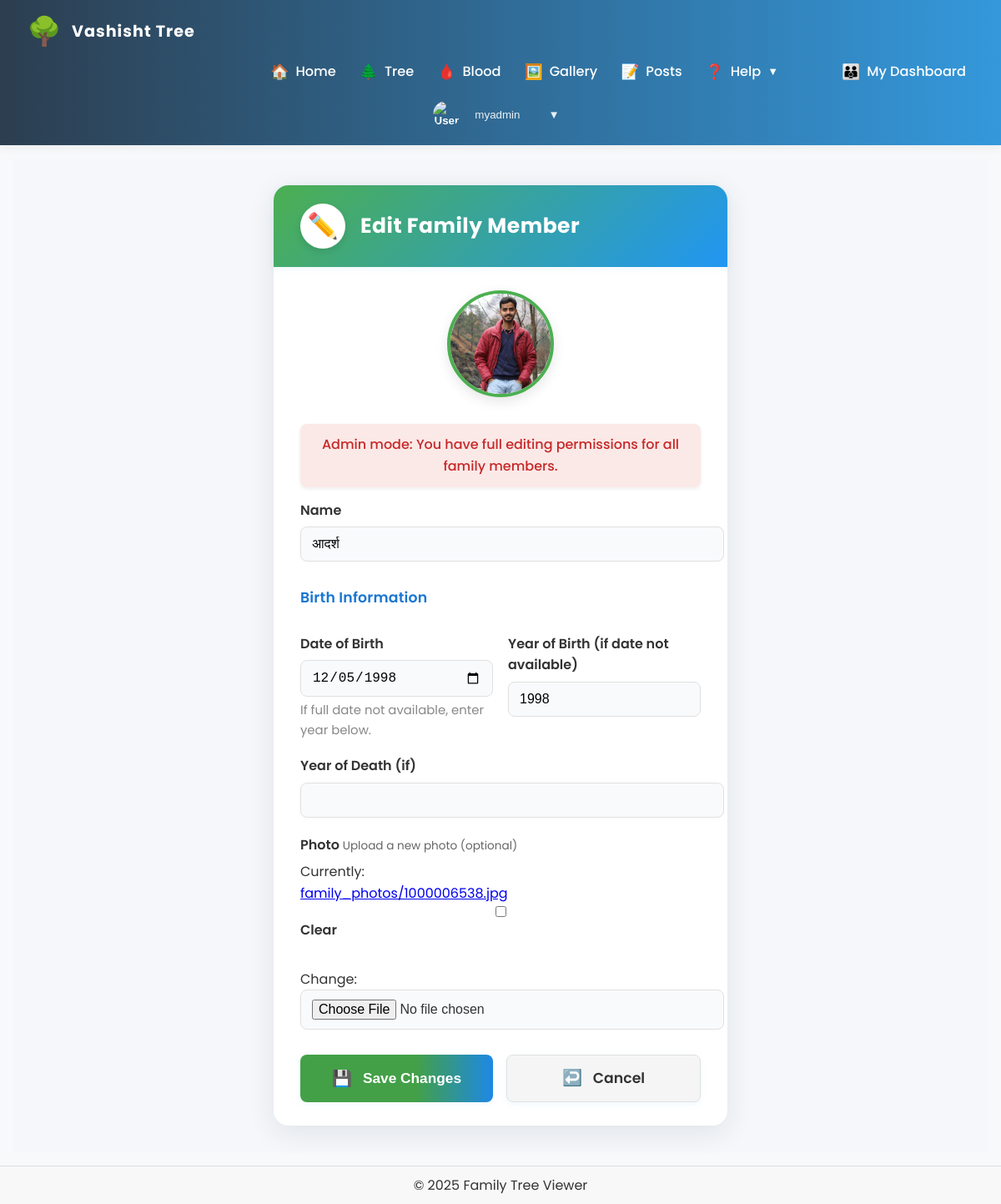
Page /edit-member/148/ (signed in) on the committed database.
### treeapp/models.py (models this page shows, shortened)
class UserProfile(models.Model):
    BLOOD_GROUP_CHOICES = [
        ('A+', 'A+'),
        ('A-', 'A-'),
        ('B+', 'B+'),
        ('B-', 'B-'),
        ('AB+', 'AB+'),
        ('AB-', 'AB-'),
        ('O+', 'O+'),
        ('O-', 'O-'),
    ]
    GENDER_CHOICES = [
        ('M', 'Male'),
        ('F', 'Female'),
        ('O', 'Other'),
    ]
    user = models.OneToOneField(User, on_delete=models.CASCADE)
    family_root = models.ForeignKey(FamilyMember, null=True, blank=True, on_delete=models.SET_NULL, related_name='root_for_users')
    last_child = models.ForeignKey(FamilyMember, null=True, blank=True, on_delete=models.SET_NULL, related_name='last_child_for_users')
    member_id = models.ForeignKey(FamilyMember, null=True, blank=True, on_delete=models.SET_NULL, related_name='member_id_for_users')
    name = models.CharField(max_length=100, blank=True, null=True)
    father_name = models.CharField(max_length=100, blank=True, null=True)
    phone = models.CharField(max_length=20, blank=True, null=True)
    plain_password = models.CharField(max_length=100, blank=True, null=True)
    email_verified = models.BooleanField(default=False)
    email_verification_token = models.CharField(max_length=100, blank=True, null=True)
    blood_group = models.CharField(max_length=3, choices=BLOOD_GROUP_CHOICES, blank=True, null=True)
    is_blood_donor = models.BooleanField(default=False)
    hide_from_donor_list = models.BooleanField(default=False)
    picture = models.ImageField(upload_to='profile_pictures/', null=True, blank=True)
    date_of_birth = models.DateField(null=True, blank=True)
    gender = models.CharField(max_length=1, choices=GENDER_CHOICES, blank=True, null=True)
    marital_status = models.CharField(max_length=20, choices=[('single', 'Single'), ('married', 'Married'), ('divorced', 'Divorced'), ('widowed', 'Widowed')], blank=True, null=True)
    anniversary_date = models.DateField(null=True, blank=True)
    is_suspended = models.BooleanField(default=False)

class FamilyMember(models.Model):
    name = models.CharField(max_length=100)
    parent = models.ForeignKey('self', null=True, blank=True, on_delete=models.SET_NULL, related_name='children')
    photo = models.ImageField(upload_to='family_photos/', null=True, blank=True)
    date_of_birth = models.DateField(null=True, blank=True)
    year_of_birth = models.PositiveIntegerField(null=True, blank=True)
    year_of_death = models.PositiveIntegerField(null=True, blank=True)

### treeapp/views.py (the view, shortened to what this page needs)
# urls.py: path('edit-member/<int:member_id>/', views.edit_member, name='edit_member'),
@login_required
def edit_member(request, member_id):
    member = FamilyMember.objects.get(id=member_id)
    if request.user.is_superuser:
        if request.method == 'POST':
            form = FamilyMemberForm(request.POST, request.FILES, instance=member)
            if form.is_valid():
                form.save()
                return redirect('user_dashboard')
        else:
            form = FamilyMemberForm(instance=member)
        return render(request, 'treeapp/edit_member.html', {
            'form': form,
            'member': member,
            'is_superuser': True
        })

### treeapp/forms.py
class FamilyMemberForm(forms.ModelForm):
    date_of_birth = forms.DateField(
        required=False,
        widget=forms.DateInput(attrs={'type': 'date', 'class': 'form-control'}),
        label='Date of Birth'
    )
    year_of_birth = forms.IntegerField(
        required=False,
        widget=forms.NumberInput(attrs={'class': 'form-control', 'placeholder': 'Year'}),
        label='Year of Birth (if full date not available)'
    )
    class Meta:
        model = FamilyMember
        fields = ['name', 'photo', 'date_of_birth', 'year_of_birth', 'year_of_death']

### treeapp/templates/treeapp/edit_member.html (shortened to what this page needs)
{% extends "treeapp/base.html" %}
{% load static %}
{% block content %}
<link rel="stylesheet" href="https://cdn.jsdelivr.net/npm/flatpickr/dist/flatpickr.min.css">
<div class="edit-member-container">
  <div class="edit-member-card">
    <div class="card-header">
      <div class="header-icon">✏️</div>
      <h2>Edit Family Member</h2>
    </div>
    {% if member.photo %}
    <div class="member-photo">
      <img src="{{ member.photo.url }}" alt="{{ member.name }}">
    </div>
    {% endif %}
    {% if is_superuser %}
    <div class="admin-message">
      <div class="admin-info-message">Admin mode: You have full editing permissions for all family members.</div>
    </div>
    {% endif %}
    <form method="post" enctype="multipart/form-data" class="edit-form">
      <div class="input-group">
        <label for="id_name">Name</label>
        {{ form.name }}
      </div>
      <div class="section-label">Birth Information</div>
      <div class="input-row birth-row">
        <div class="input-group">
          <label for="id_date_of_birth">Date of Birth</label>
          {{ form.date_of_birth }}
          <small>If full date not available, enter year below.</small>
        </div>
        <div class="input-group">
          <label for="id_year_of_birth">Year of Birth (if date not available)</label>
          {{ form.year_of_birth }}
        </div>
      </div>
      <div class="input-group">
        <label for="id_year_of_death">Year of Death (if)</label>
        {{ form.year_of_death }}
      </div>
      <div class="input-group photo-upload">
        <label for="id_photo">
          <span>Photo</span>
          <small>Upload a new photo (optional)</small>
        </label>
        {{ form.photo }}
      </div>
      <div class="button-group">
        <button type="submit" class="btn-primary">
          <span class="btn-icon">💾</span> Save Changes
        </button>
        <a href="{% url 'user_dashboard' %}" class="btn-secondary">
          <span class="btn-icon">↩️</span> Cancel
        </a>
      </div>
    </form>
  </div>
</div>
{% endblock %}

### treeapp/templates/treeapp/base.html (shortened to what this page needs)
<!DOCTYPE html>
<html lang="en">
<head>
    {% load static %}
    <link rel="stylesheet" href="{% static 'treeapp/css/base.css' %}">
    <link rel="stylesheet" href="{% static 'treeapp/css/tree.css' %}">
    <link rel="stylesheet" href="{% static 'treeapp/css/mobile-fixes.css' %}">
    <link rel="stylesheet" href="{% static 'treeapp/css/modern-theme.css' %}">
    <link rel="stylesheet" href="{% static 'treeapp/css/style.css' %}">
</head>
<body>
    <div class="page-container">
        <nav class="navbar modern-navbar">
            <div class="navbar-brand">
                <a href="{% url 'index' %}" class="navbar-logo-link" style="font-size:2rem; text-decoration:none;">
                    <span class="navbar-logo-emoji" style="font-size:2.1rem;">🌳</span>
                    <span class="navbar-title">Vashisht Tree</span>
                </a>
            </div>
            <ul class="navbar-links" id="navbarLinks">
                <li><a href="{% url 'index' %}"><span class="nav-emoji">🏠</span> Home</a></li>
                <li><a href="{% url 'tree' %}?style=1"><span class="nav-emoji">🌲</span> Tree</a></li>
                <li><a href="{% url 'blood_bank' %}"><span class="nav-emoji">🩸</span> Blood</a></li>
                <li><a href="{% url 'gallery' %}"><span class="nav-emoji">🖼️</span> Gallery</a></li>
                <li><a href="{% url 'posts' %}"><span class="nav-emoji">📝</span> Posts</a></li>
                <li class="nav-item nav-help-dropdown">
                    <a href="#" class="nav-link nav-help-link">
                        <span class="nav-emoji">❓</span>
                        Help <span class="nav-caret">▼</span>
                    </a>
                </li>
                {% if user.is_authenticated %}
                    <li><a href="{% url 'user_dashboard' %}"><span class="nav-emoji">👪</span> My Dashboard</a></li>
                {% endif %}
            </ul>
            <div class="navbar-user">
                {% if user.is_authenticated %}
                    <div class="user-dropdown">
                        <button class="user-btn" id="userDropdownBtn">
                            <div class="sidebar-user-info">
                                <img src="{% if user.userprofile.picture %}{{ user.userprofile.picture.url }}{% else %}/static/default-avatar.png{% endif %}" alt="User" class="sidebar-user-avatar">
                                <span class="sidebar-user-name">{{ user.userprofile.name|default:user.username }}</span>
                                <span class="sidebar-user-caret">▼</span>
                            </div>
                        </button>
                    </div>
                {% else %}
                    <a href="{% url 'login' %}" class="btn-action btn-login">Login</a>
                    <a href="{% url 'register' %}" class="btn-action btn-register">Register</a>
                {% endif %}
            </div>
        </nav>
        <main class="main-content">
            {% block content %}{% endblock %}
        </main>
        <footer class="footer">
            &copy; 2025 Family Tree Viewer
        </footer>
    </div>
</body>
</html>

### treeapp/static/treeapp/css/base.css (style rules this page uses)
html, body { height: 100%; width: 100%; margin: 0; padding: 0; font-family: sans-serif; overflow-x: hidden; background: #fafdff; }
.page-container { display: flex; flex-direction: column; min-height: 100vh; }
.main-content { flex: 1; padding: 1rem; overflow: auto; }
.navbar { background: linear-gradient(to right, #34495e, #2c3e50); color: #fff; padding: 12px 20px; display: flex; justify-content: space-between; align-items: center; box-shadow: 0 2px 4px rgba(0,0,0,0.2); position: relative; z-index: 10; }
.footer { background-color: #f8f8f8; text-align: center; padding: 10px; border-top: 1px solid #ddd; }
@media (min-width: 769px) { .navbar { flex-direction: row; align-items: center; } }

### treeapp/static/treeapp/css/modern-theme.css (style rules this page uses)
:root { --primary-color: #6a11cb; --primary-gradient: linear-gradient(135deg, #6a11cb 0%, #2575fc 100%); --secondary-color: #9c27b0; --secondary-gradient: linear-gradient(135deg, #9c27b0, #ba68c8); --accent-color: #4a6bff; --accent-gradient: linear-gradient(135deg, #4a6bff, #6c5ce7); --text-color: #333; --text-light: #666; --background-color: #f8f9fa; --card-background: #ffffff; --border-color: #e0e0e0; --shadow-sm: 0 2px 5px rgba(0,0,0,0.05); --shadow-md: 0 5px 15px rgba(0,0,0,0.08); --shadow-lg: 0 10px 25px rgba(0,0,0,0.12); --radius-sm: 8px; --radius-md: 12px; --radius-lg: 20px; --spacing-xs: 5px; --spacing-sm: 10px; --spacing-md: 15px; --spacing-lg: 20px; --spacing-xl: 30px; }
body { font-family: 'Poppins', sans-serif; background-color: var(--background-color); color: var(--text-color); line-height: 1.6; }
.btn-primary { background: var(--primary-gradient); border: none; }
.btn-secondary { background: var(--secondary-gradient); border: none; }

### treeapp/static/treeapp/css/style.css (style rules this page uses)
.form-control { width: 100%; padding: 12px 15px; border: 1px solid var(--border-color); border-radius: 6px; font-size: 1rem; transition: border-color 0.2s ease; box-sizing: border-box; }

### rows in the picture
FamilyMember: photo (picture), name "आदर्श", date_of_birth "12/05/1998", year_of_birth "1998"

### other values in the picture
{{ user.userprofile.name|default:user.username }} "myadmin"
